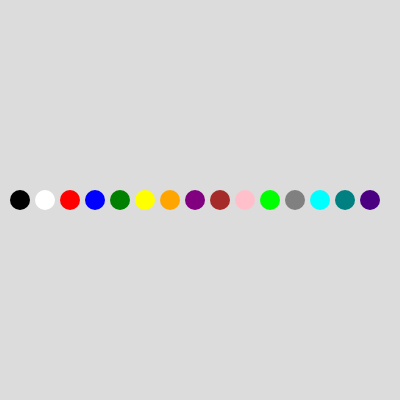
Frame 1 (no input)
Frame 60 (no input): identical to frame 1, image omitted
Frame 120 (the mouse pressed at the canvas centre since frame 60): identical to frame 1, image omitted

The p5.js sketch that drew this single still picture (run headless with seeded random() and noise() and a simulated clock; from frame 60 on, the mouse is pressed at the canvas centre):

// p5.js sketch
// ── sketch.js
// colorful balls loop



let theColors = ["black", "white", "red", "blue", "green", "yellow", "orange", "purple", "brown", "pink", "lime", "gray", "cyan", "teal", "indigo"];

function setup() {
  createCanvas(400, 400);
}

function draw() {
  background(220);
  forCircles();
}

function forCircles() {
  for (let x = 0; x < 15; x++) {
    fill(theColors[x]);
    noStroke();
    circle(x * 25 + 20, height/2, 20);
  }
}
